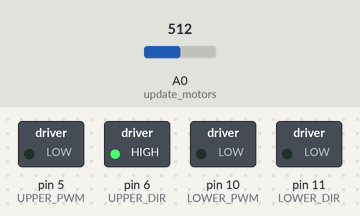
The sketch below on a simulated Arduino Uno, built with avr-gcc and run on an emulated ATmega328P. Shown: switched loads named in the sketch (green lamp = pin HIGH). Dashed ring = blinking. The inputs (shaded band) are chosen by the test bench; at power-on: A0 (update_motors) = 512. What the sketch prints to the serial monitor is not drawn.

Above: at 1.26 s.
1.3 s: A0 (update_motors) set to 784
4.3 s: A0 (update_motors) set to 816
At 4.51 s:
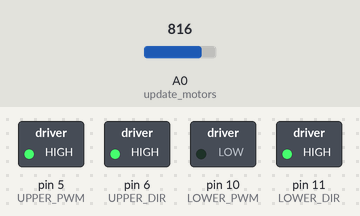
7.3 s: A0 (update_motors) set to 217
10.3 s: A0 (update_motors) set to 187
At 10.61 s:
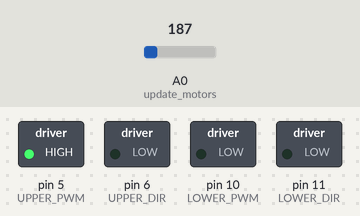
13.3 s: A0 (update_motors) set to 810
At 13.51 s:
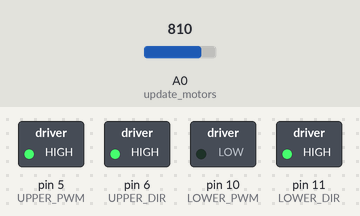
16.3 s: A0 (update_motors) set to 190
At 16.51 s:
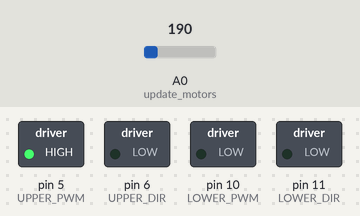
Timing chart, 0 to 20.3 s (numbered marks = the images above; inputs shaded):
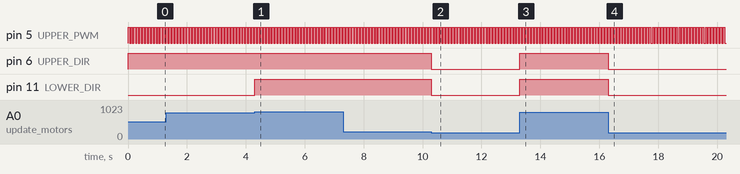

Measured:
- the behaviour switches between 800 and 801 on A0 (update_motors) (found by bisection; images 0 and 1)
- the behaviour switches between 200 and 199 on A0 (update_motors) (found by bisection; images 1 and 2)
- after the input at 4.3 s, pin 11 (LOWER_DIR): LOW → HIGH at once
- after the input at 10.3 s, pin 6 (UPPER_DIR), pin 11 (LOWER_DIR): HIGH → LOW at once
- after the input at 13.3 s, pin 6 (UPPER_DIR), pin 11 (LOWER_DIR): LOW → HIGH at once
- after the input at 16.3 s, pin 6 (UPPER_DIR), pin 11 (LOWER_DIR): HIGH → LOW at once
- by itself, pin 5 (UPPER_PWM): alternates HIGH for 0.05 s and LOW for 0.05 s

The sketch:

club_day_2018_arm.ino
```cpp
/* This is a program for controlling the two linear actuators on the robotic arm
 * Takes input from serial: <upper speed int> <lower speed int> 314
 *    Upper speed and lower speed are expected to be in the range [-100, 100].
 *    Numbers outside of this range will be treated as the maximum
 * Will deactivate all movement if too long passes before receiving another update
 * Author: Gregory O'Hagan
 */

//Define pinout for board
#define UPPER_PWM 5
#define UPPER_DIR 6

#define LOWER_PWM 10
#define LOWER_DIR 11

// Initialize global control variables
int upperSpeed = 50;
int lowerSpeed = 0;
int upperDirection = HIGH;
int lowerDirection = 0;
long lastUpdate = 0;
int serialtemp;
int analogtemp;

// Setup code, runs once
void setup() {
 Serial.begin(9600);

 pinMode(UPPER_PWM, OUTPUT);
 pinMode(UPPER_DIR, OUTPUT);

 pinMode(LOWER_PWM, OUTPUT);
 pinMode(LOWER_DIR, OUTPUT);

}

// Main code, rus repeatedly
void loop() {
  Serial.println(analogRead(A0));
  update_motors();
}


// Update the two linear actuators, using global values
void update_motors(){
  // Run on cycles of 100 milliseconds
  // Note: Integers on arduinos are only 2 bytes. This means that when counting time in milliseconds,
  // it will overflow at just over 30 seconds. Using a long increases this to about 50 days
  long t = millis();
  // Mod of a negative number is negative in Arduino (if not 0). Cycle time MUST be positive
  // This is only technically needed when t is negative (at times >50 days), but is good practice
  int cycleTime = abs(t % 100);

  // Stop everything if we haven't heard an update within the last 100 milliseconds
  /*if (t - lastUpdate > 100){
    digitalWrite(UPPER_DIR, LOW);
    digitalWrite(LOWER_DIR, LOW);
    analogWrite(UPPER_PWM, 0);
    analogWrite(LOWER_PWM, 0);
  }*/
  // If cycleTime is less than the speed value, turn it on. Otherwise, turn it off.
  // This gives pulses (note: not actually a pwm) of variable length to control how quickly the arm moves
  // Using a simple pwm is unreliable at lower strengths, and cannot do fine controls (due to inductance/friction in motors)
  // else {
    if (analogRead(A0) > 800){
      upperDirection = HIGH;
      lowerDirection = HIGH;
    }
    if (analogRead(A0) < 200){
      upperDirection = LOW;
      lowerDirection = LOW;
    }
    digitalWrite(UPPER_DIR, upperDirection);
    digitalWrite(LOWER_DIR, lowerDirection);

    /*if (analogRead(A0) > 800){
      analogWrite(UPPER_PWM, 0);
    }*/
    if (cycleTime < upperSpeed)
      analogWrite(UPPER_PWM, 255);
    else
      analogWrite(UPPER_PWM, 0);
    if (cycleTime < lowerSpeed)
      analogWrite(LOWER_PWM, 255);
    else
      analogWrite(LOWER_PWM, 0);
  //}
}


// Runs once between each call of loop. Parses serial data if available,
// Updates lastUpdate to indicate it received new information
void serialEvent(){
  /*
  if (Serial.available() > 1){
    // Grab 2 integers from serial
    // lowerSpeed = Serial.parseInt();
    // upperSpeed = Serial.parseInt();
    // int key = Serial.parseInt();
    // Ensure there isn't any issues with the data. If rhe key doesn't match, don't update the data
    // if (!(key == 314))
    //  return;

    // Positive/negative indicates direction, abs. value indicates speed

    if (lowerSpeed < 0){
      lowerSpeed = 0 - lowerSpeed;
      lowerDirection = 0;
    }
    else{
      lowerDirection = 1;
    }

    if (upperSpeed < 0){
      upperSpeed = 0 - upperSpeed;
      upperDirection = 0;
    }
    else{
      upperDirection = 1;
    }


     if (upperSpeed<51){
      upperSpeed =  upperSpeed- 50;

    }

    if (upperSpeed<100){
      upperSpeed = 50 + upperSpeed;

    }
*/


    // Record the time of the most recent successful data read (for timeout logic)
    lastUpdate = millis();
  //}
}
```
